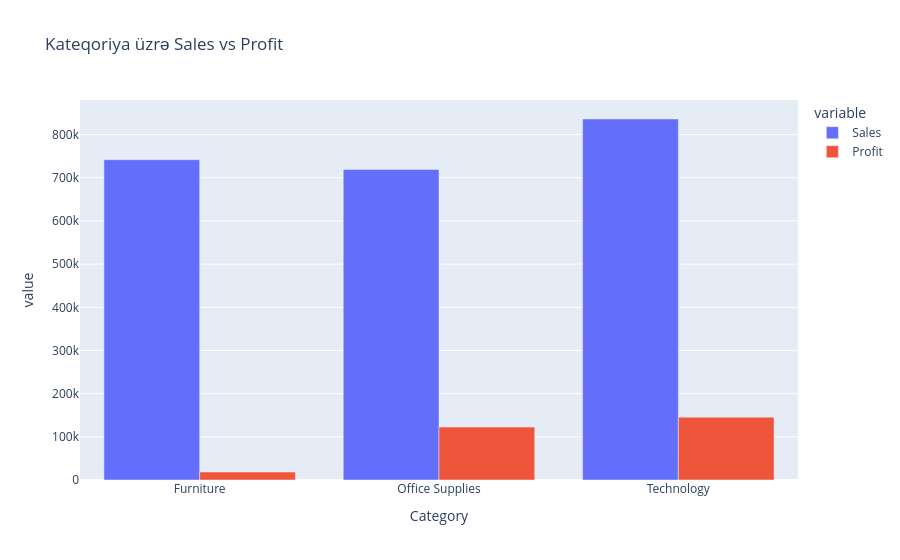

Notebook code cell kept with this figure:
### Code cell
fig = px.bar(df.groupby('Category')[['Sales','Profit']].sum().reset_index(), 
             x='Category', y=['Sales','Profit'],
             title='Kateqoriya üzrə Sales vs Profit',
             barmode='group')
fig.show()

### Figure 1 — Plotly figure (JSON) as saved in the notebook; plotly's stock layout.template omitted (floating-point values rounded to 4 significant figures)
{"data": [{"alignmentgroup": "True", "hovertemplate": "variable=Sales<br>Category=%{x}<br>value=%{y}<extra></extra>", "legendgroup": "Sales", "marker": {"color": "#636efa", "pattern": {"shape": ""}}, "name": "Sales", "offsetgroup": "Sales", "orientation": "v", "showlegend": true, "textposition": "auto", "type": "bar", "x": ["Furniture", "Office Supplies", "Technology"], "xaxis": "x", "y": [742000.0, 719000.0, 836200.0], "yaxis": "y"}, {"alignmentgroup": "True", "hovertemplate": "variable=Profit<br>Category=%{x}<br>value=%{y}<extra></extra>", "legendgroup": "Profit", "marker": {"color": "#EF553B", "pattern": {"shape": ""}}, "name": "Profit", "offsetgroup": "Profit", "orientation": "v", "showlegend": true, "textposition": "auto", "type": "bar", "x": ["Furniture", "Office Supplies", "Technology"], "xaxis": "x", "y": [18450.0, 122500.0, 145500.0], "yaxis": "y"}], "layout": {"barmode": "group", "legend": {"title": {"text": "variable"}, "tracegroupgap": 0}, "title": {"text": "Kateqoriya üzrə Sales vs Profit"}, "xaxis": {"anchor": "y", "domain": [0, 1], "title": {"text": "Category"}}, "yaxis": {"anchor": "x", "domain": [0, 1], "title": {"text": "value"}}}}
